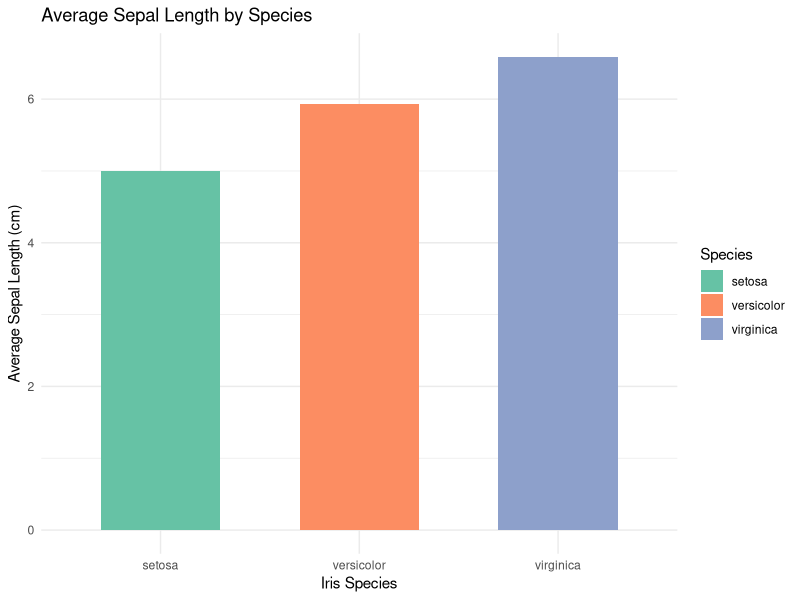
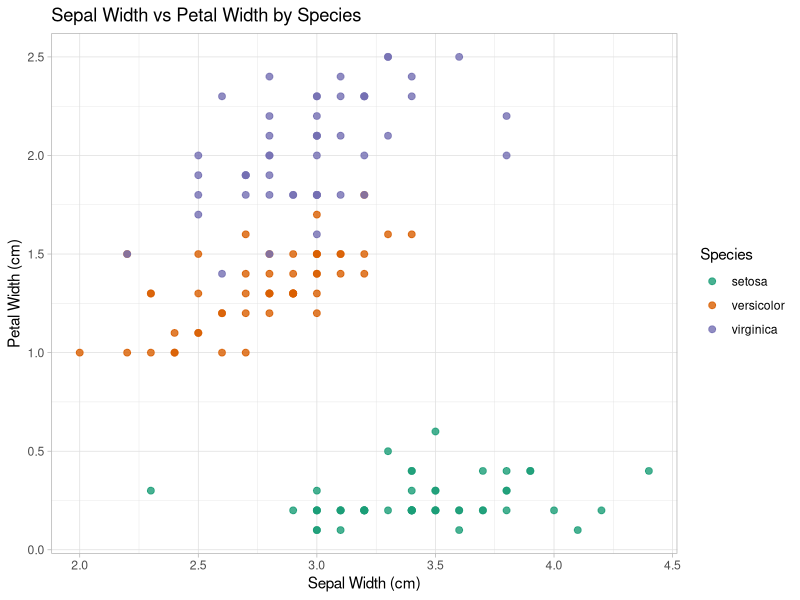

The R script that drew these images, in order:
# Load necessary libraries
library(ggplot2)
library(dplyr)

# Print identifying information
cat("Name: Ananya Ambekar\n")
cat("Registration Number: 22BDS0074\n\n")

cat("Question:\n")
cat("Given the in-built R dataset iris, draw the visualizations based on the following questions:\n\n")
cat("1. Create a bar chart displaying the average sepal length for each species.\n")
cat("   Include appropriate labels and a title.\n\n")
cat("2. Generate a scatter plot to show the relationship between sepal width and petal width.\n")
cat("   Color the points by species and include suitable labels and a title.\n\n")

# -----------------------------------
# Subpart 1: Bar chart using geom_bar
# -----------------------------------

# Calculate average sepal length for each species
avg_sepal <- iris %>%
  group_by(Species) %>%
  summarise(Avg_Sepal_Length = mean(Sepal.Length))

# Create the bar chart
print(
  ggplot(avg_sepal, aes(x = Species, y = Avg_Sepal_Length, fill = Species)) +
    geom_bar(stat = "identity", width = 0.6) +  # 'identity' to plot pre-summarised values
    labs(title = "Average Sepal Length by Species",
         x = "Iris Species",
         y = "Average Sepal Length (cm)") +
    theme_minimal() +
    scale_fill_brewer(palette = "Set2")
)

# -----------------------------------
# Subpart 2: Scatter plot using geom_point
# -----------------------------------

# Create the scatter plot
print(
  ggplot(iris, aes(x = Sepal.Width, y = Petal.Width, color = Species)) +
    geom_point(size = 2, alpha = 0.8) +
    labs(title = "Sepal Width vs Petal Width by Species",
         x = "Sepal Width (cm)",
         y = "Petal Width (cm)") +
    theme_light() +
    scale_color_brewer(palette = "Dark2")
)